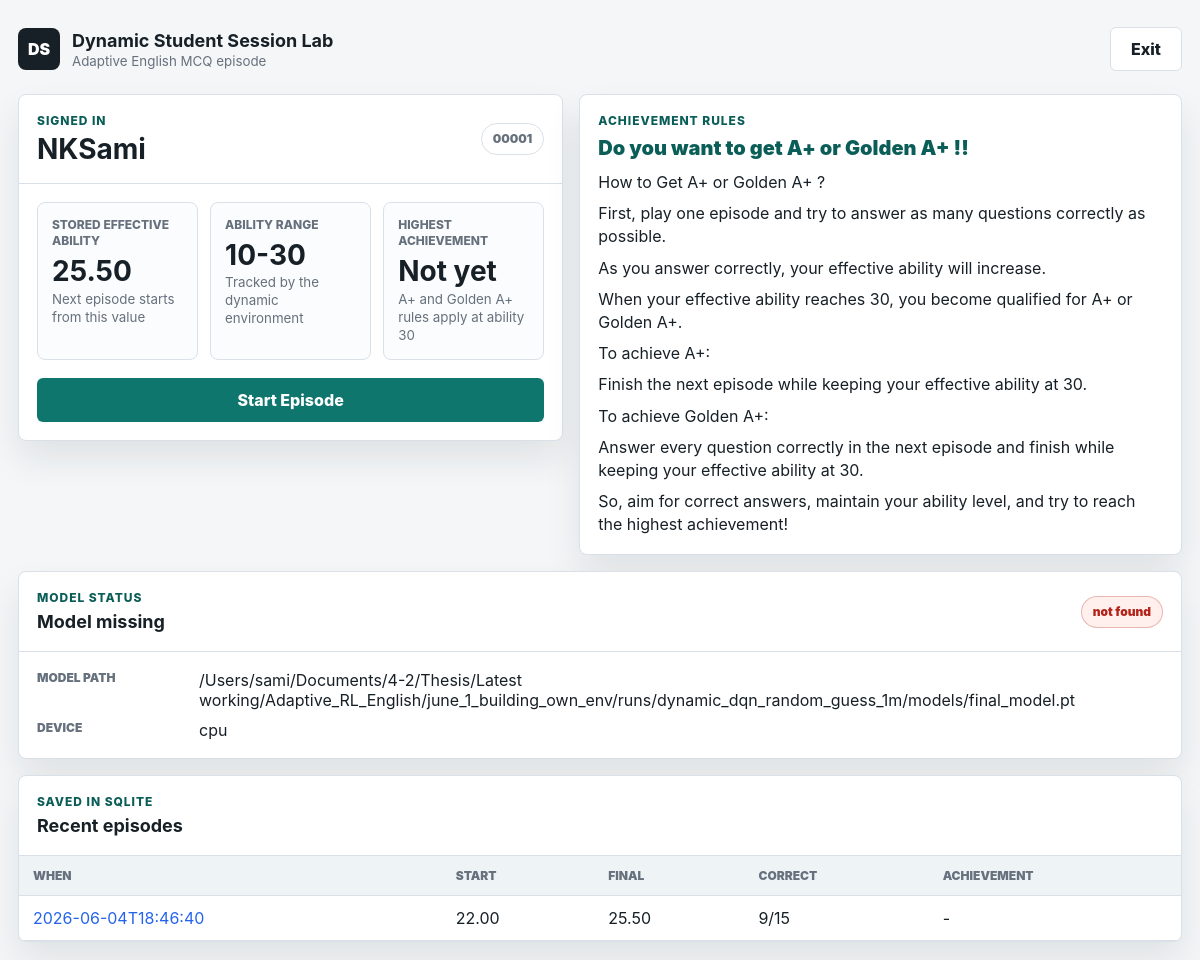
The page / (signed in) on the database its author committed.
### tables this page shows
CREATE TABLE students (
                id INTEGER PRIMARY KEY AUTOINCREMENT,
                name TEXT NOT NULL COLLATE NOCASE UNIQUE,
                student_code TEXT UNIQUE,
                effective_ability REAL NOT NULL,
                highest_achievement TEXT DEFAULT '',
                created_at TEXT NOT NULL,
                updated_at TEXT NOT NULL
            );

CREATE TABLE episodes (
                id INTEGER PRIMARY KEY AUTOINCREMENT,
                student_id INTEGER NOT NULL,
                session_id TEXT NOT NULL,
                started_at TEXT NOT NULL,
                completed_at TEXT NOT NULL,
                initial_effective_ability REAL NOT NULL,
                final_effective_ability REAL NOT NULL,
                questions_answered INTEGER NOT NULL,
                total_correct INTEGER NOT NULL,
                total_wrong INTEGER NOT NULL,
                accuracy REAL NOT NULL,
                total_time_taken REAL NOT NULL,
                achievement TEXT DEFAULT '',
                suggested_learning_path TEXT DEFAULT '[]',
                topic_performance TEXT DEFAULT '[]',
                rows_json TEXT DEFAULT '[]',
                FOREIGN KEY (student_id) REFERENCES students(id)
            );

### app.py (the view)
@app.get("/")
def index() -> str:
    student = current_student()
    return render_template(
        "index.html",
        student=student,
        recent_episodes=recent_episodes(int(student["id"])) if student else [],
        model_status=model_status(),
        notice_lines=ACHIEVEMENT_NOTICE_LINES,
        ability_min=MIN_ABILITY,
        ability_max=MAX_ABILITY,
    )

### app.py (called while the page is built)
def active_model_path() -> Path:
    configured = os.environ.get("MODEL_PATH")
    if configured:
        return Path(configured).expanduser()
    if DEFAULT_BUNDLED_MODEL_PATH.exists():
        return DEFAULT_BUNDLED_MODEL_PATH
    return DEFAULT_THESIS_MODEL_PATH

def model_status() -> dict[str, Any]:
    path = active_model_path()
    return {
        "path": str(path),
        "exists": path.exists(),
        "loaded": ENGINE is not None,
        "device": os.environ.get("MODEL_DEVICE", "cpu"),
    }

def get_db() -> sqlite3.Connection:
    DATABASE_PATH.parent.mkdir(parents=True, exist_ok=True)
    conn = sqlite3.connect(DATABASE_PATH)
    conn.row_factory = sqlite3.Row
    return conn

def student_from_row(row: sqlite3.Row | None) -> dict[str, Any] | None:
    return dict(row) if row is not None else None

def get_student(student_id: int) -> dict[str, Any] | None:
    with get_db() as db:
        row = db.execute("SELECT * FROM students WHERE id = ?", (student_id,)).fetchone()
    return student_from_row(row)

def current_student() -> dict[str, Any] | None:
    raw_student_id = session.get("student_id")
    if raw_student_id is None:
        return None
    student = get_student(int(raw_student_id))
    if student is None:
        session.clear()
    return student

def recent_episodes(student_id: int, limit: int = 5) -> list[dict[str, Any]]:
    with get_db() as db:
        rows = db.execute(
            """
            SELECT id, completed_at, initial_effective_ability, final_effective_ability,
                   questions_answered, total_correct, total_wrong, accuracy, achievement
            FROM episodes
            WHERE student_id = ?
            ORDER BY id DESC
            LIMIT ?
            """,
            (student_id, limit),
        ).fetchall()
    return [dict(row) for row in rows]

### templates/index.html
{% extends "base.html" %}
{% block content %}
  {% if not student %}
    <section class="auth-layout">
      <div class="auth-intro">
        <p class="eyebrow">Real student mode</p>
        <h1>Sign up once, then play adaptive episodes with your stored effective ability.</h1>
        <p class="lede">
          The trained DQN model chooses each next question. Your answer and time update effective ability after every step.
        </p>
      </div>
      <div class="auth-grid">
        <section class="panel auth-panel">
          <div class="panel-heading">
            <p class="eyebrow">New student</p>
            <h2>Create account</h2>
          </div>
          <form class="stack-form" action="{{ url_for('signup') }}" method="post">
            <label class="field">
              <span>Name</span>
              <input name="name" autocomplete="name" required placeholder="Enter a unique name">
            </label>
            <button class="primary-button" type="submit">Sign Up</button>
          </form>
          <p class="hint">A unique ID like 00001 will be created and saved in SQLite.</p>
        </section>
        <section class="panel auth-panel">
          <div class="panel-heading">
            <p class="eyebrow">Returning student</p>
            <h2>Sign in</h2>
          </div>
          <form class="stack-form" action="{{ url_for('signin') }}" method="post">
            <label class="field">
              <span>Name</span>
              <input name="name" autocomplete="name" required placeholder="Registered name">
            </label>
            <label class="field">
              <span>Student ID</span>
              <input name="student_code" inputmode="numeric" required placeholder="00001">
            </label>
            <button class="secondary-button" type="submit">Sign In</button>
          </form>
        </section>
      </div>
    </section>
  {% else %}
    <section class="dashboard-grid">
      <section class="panel student-card">
        <div class="panel-heading">
          <div>
            <p class="eyebrow">Signed in</p>
            <h1>{{ student.name }}</h1>
          </div>
          <span class="id-pill">{{ student.student_code }}</span>
        </div>
        <div class="metric-grid">
          <div class="metric">
            <span>Stored effective ability</span>
            <strong>{{ "%.2f"|format(student.effective_ability) }}</strong>
            <small>Next episode starts from this value</small>
          </div>
          <div class="metric">
            <span>Ability range</span>
            <strong>{{ ability_min }}-{{ ability_max }}</strong>
            <small>Tracked by the dynamic environment</small>
          </div>
          <div class="metric">
            <span>Highest achievement</span>
            <strong>{{ student.highest_achievement or "Not yet" }}</strong>
            <small>A+ and Golden A+ rules apply at ability 30</small>
          </div>
        </div>
        <form action="{{ url_for('start_episode') }}" method="post">
          <button class="primary-button wide" type="submit">Start Episode</button>
        </form>
      </section>
      <section class="panel notice-panel">
        <p class="eyebrow">Achievement rules</p>
        <div class="notice-lines">
          {% for line in notice_lines %}
            <p class="{% if loop.first %}notice-title{% endif %}">{{ line }}</p>
          {% endfor %}
        </div>
      </section>
      <section class="panel deployment-card">
        <div class="panel-heading">
          <div>
            <p class="eyebrow">Model status</p>
            <h2>{{ "Ready" if model_status.exists else "Model missing" }}</h2>
          </div>
          <span class="status-pill {{ 'ok' if model_status.exists else 'bad' }}">
            {{ "found" if model_status.exists else "not found" }}
          </span>
        </div>
        <dl class="info-list">
          <div>
            <dt>Model path</dt>
            <dd>{{ model_status.path }}</dd>
          </div>
          <div>
            <dt>Device</dt>
            <dd>{{ model_status.device }}</dd>
          </div>
        </dl>
      </section>
      <section class="panel history-panel">
        <div class="panel-heading">
          <div>
            <p class="eyebrow">Saved in SQLite</p>
            <h2>Recent episodes</h2>
          </div>
        </div>
        {% if recent_episodes %}
          <div class="table-wrap">
            <table>
              <thead>
                <tr>
                  <th>When</th>
                  <th>Start</th>
                  <th>Final</th>
                  <th>Correct</th>
                  <th>Achievement</th>
                </tr>
              </thead>
              <tbody>
                {% for episode in recent_episodes %}
                  <tr>
                    <td><a href="{{ url_for('episode_result', episode_id=episode.id) }}">{{ episode.completed_at }}</a></td>
                    <td>{{ "%.2f"|format(episode.initial_effective_ability) }}</td>
                    <td>{{ "%.2f"|format(episode.final_effective_ability) }}</td>
                    <td>{{ episode.total_correct }}/{{ episode.questions_answered }}</td>
                    <td>{{ episode.achievement or "-" }}</td>
                  </tr>
                {% endfor %}
              </tbody>
            </table>
          </div>
        {% else %}
          <p class="empty-state">No completed episodes yet.</p>
        {% endif %}
      </section>
    </section>
  {% endif %}
{% endblock %}

### static/styles.css (style rules this page uses)
:root { color-scheme: light; --bg: #f4f6f8; --panel: #ffffff; --ink: #172026; --muted: #66717d; --line: #d9e0e7; --soft: #eef3f6; --teal: #0f766e; --teal-dark: #0b5e58; --blue: #2563eb; --amber: #b7791f; --gold: #c98910; --green: #1f7a4d; --red: #b42318; --shadow: 0 18px 36px rgba(23, 32, 38, 0.09); }
* { box-sizing: border-box; }
html { min-height: 100%; }
body { margin: 0; min-height: 100vh; background: var(--bg); color: var(--ink); font-family: Inter, ui-sans-serif, system-ui, -apple-system, BlinkMacSystemFont, "Segoe UI", sans-serif; }
button, input { font: inherit; }
button { cursor: pointer; }
a { color: var(--blue); text-decoration: none; }
h1, h2, p { margin: 0; }
h1 { font-size: 28px; line-height: 1.1; letter-spacing: 0; }
h2 { font-size: 18px; line-height: 1.2; letter-spacing: 0; }
.panel { background: var(--panel); border: 1px solid var(--line); border-radius: 8px; box-shadow: var(--shadow); overflow: hidden; }
.panel-heading { display: flex; align-items: center; justify-content: space-between; gap: 16px; padding: 18px; border-bottom: 1px solid var(--line); }
.eyebrow { color: var(--teal-dark); font-size: 12px; font-weight: 800; letter-spacing: 0.08em; margin-bottom: 6px; text-transform: uppercase; }
.primary-button, .secondary-button, .icon-button { min-height: 44px; border: 1px solid transparent; border-radius: 6px; padding: 10px 14px; font-weight: 800; }
.primary-button { background: var(--teal); color: #fff; }
.wide { width: 100%; }
.dashboard-grid { display: grid; grid-template-columns: minmax(360px, 0.95fr) minmax(360px, 1.05fr); gap: 16px; align-items: start; }
.student-card form { padding: 0 18px 18px; }
.id-pill, .difficulty-pill, .status-pill { display: inline-flex; align-items: center; min-height: 32px; border: 1px solid var(--line); border-radius: 999px; padding: 6px 11px; color: var(--muted); font-size: 12px; font-weight: 900; white-space: nowrap; }
.status-pill.bad { border-color: rgba(180, 35, 24, 0.28); background: #fff0ee; color: var(--red); }
.metric-grid { display: grid; grid-template-columns: repeat(3, minmax(0, 1fr)); gap: 12px; padding: 18px; }
.metric { border: 1px solid var(--line); border-radius: 8px; background: #fbfcfd; padding: 14px; min-width: 0; }
.metric span, .metric small { display: block; color: var(--muted); line-height: 1.35; }
.metric span { font-size: 12px; font-weight: 800; text-transform: uppercase; }
.metric strong { display: block; font-size: 28px; line-height: 1.05; margin: 8px 0 4px; }
.notice-panel { padding: 18px; }
.notice-lines { display: grid; gap: 8px; color: var(--ink); line-height: 1.45; }
.notice-title { color: var(--teal-dark); font-size: 20px; font-weight: 900; }
.deployment-card, .history-panel, .answers-panel { grid-column: 1 / -1; }
.info-list { display: grid; gap: 10px; padding: 18px; margin: 0; }
.info-list div { display: grid; grid-template-columns: 150px minmax(0, 1fr); gap: 12px; align-items: start; }
.info-list dt { color: var(--muted); font-size: 12px; font-weight: 900; text-transform: uppercase; }
.info-list dd { min-width: 0; margin: 0; overflow-wrap: anywhere; }
.table-wrap { overflow: auto; }
table { width: 100%; border-collapse: collapse; min-width: 760px; }
th, td { border-bottom: 1px solid var(--line); padding: 12px 14px; text-align: left; vertical-align: top; }
th { background: var(--soft); color: var(--muted); font-size: 12px; font-weight: 900; text-transform: uppercase; }

### rows shown on the page
students: name "NKSami", student_code "00001", effective_ability "25.50", highest_achievement "Not yet"
episodes: completed_at "2026-06-04T18:46:40", initial_effective_ability "22.00", final_effective_ability "25.50", total_correct "9", questions_answered "15", achievement "-"

### other values the page prints
{{ ability_min }} "10"
{{ ability_max }} "30"
{{ line }} "Do you want to get A+ or Golden A+ !!" "How to Get A+ or Golden A+ ?" "First, play one episode and try to answer as many questions correctly as possible." "As you answer correctly, your effective ability will increase." "When your effective ability reaches 30, you become qualified for A+ or Golden A+." "To achieve A+:" "Finish the next episode while keeping your effective ability at 30." "To achieve Golden A+:" "Answer every question correctly in the next episode and finish while keeping your effective ability at 30." "So, aim for correct answers, maintain your ability level, and try to reach the highest achievement!"
{{ "Ready" if model_status.exists else "Model missing" }} "Model missing"
{{ "found" if model_status.exists else "not found" }} "not found"
{{ model_status.path }} "/Users/sami/Documents/4-2/Thesis/Latest working/Adaptive_RL_English/june_1_building_own_env/runs/dynamic_dqn_random_guess_1m/models/final_model.pt"
{{ model_status.device }} "cpu"
